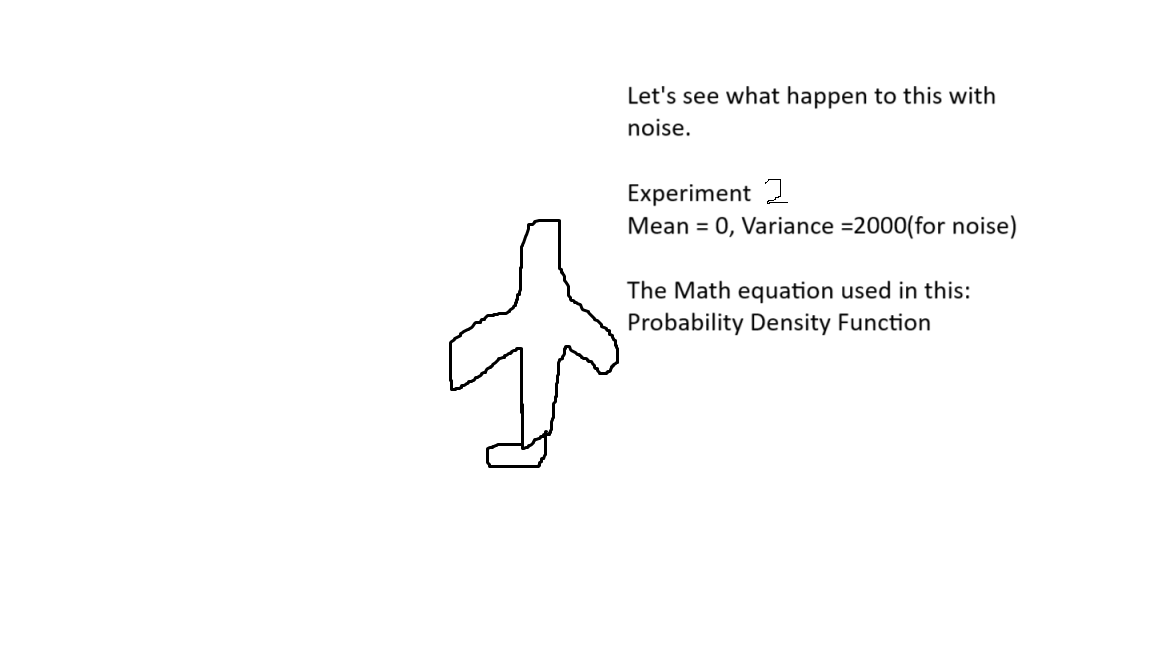
#> input picture Noise_Generator/input_image2.png, 1152 x 648 px
$ python noise_generator2.py
#> lines starting #> are read from the running program, lines starting #| are printed output that depends on the picture
from PIL import Image, ImageFilter
import numpy as np
import random
import os

os.chdir("C:\\Users\\soumy\\OneDrive\\Desktop\\Python")

def add_noise(image_path, output_path, noise_type="gaussian", mean=0, var=2000, blur_section=False):

#> called with image_path = 'input_image2.png', output_path = 'airplane_noise_blur.png', noise_type = 'gaussian', mean = 0, var = 2000, blur_section = True
    image = Image.open(image_path)
#> image is the input picture: PIL image 1152x648 RGBA; mean R, G, B, A 251.5, 251.5, 251.5, 255
    image = np.array(image)

    if noise_type == "gaussian":
        #because we used probability density function
        row, col, ch = image.shape
#> row = 648; col = 1152; ch = 4
        sigma = var**0.5
        gauss = np.random.normal(mean, sigma, (row, col, ch))
        noisy_image = image + gauss
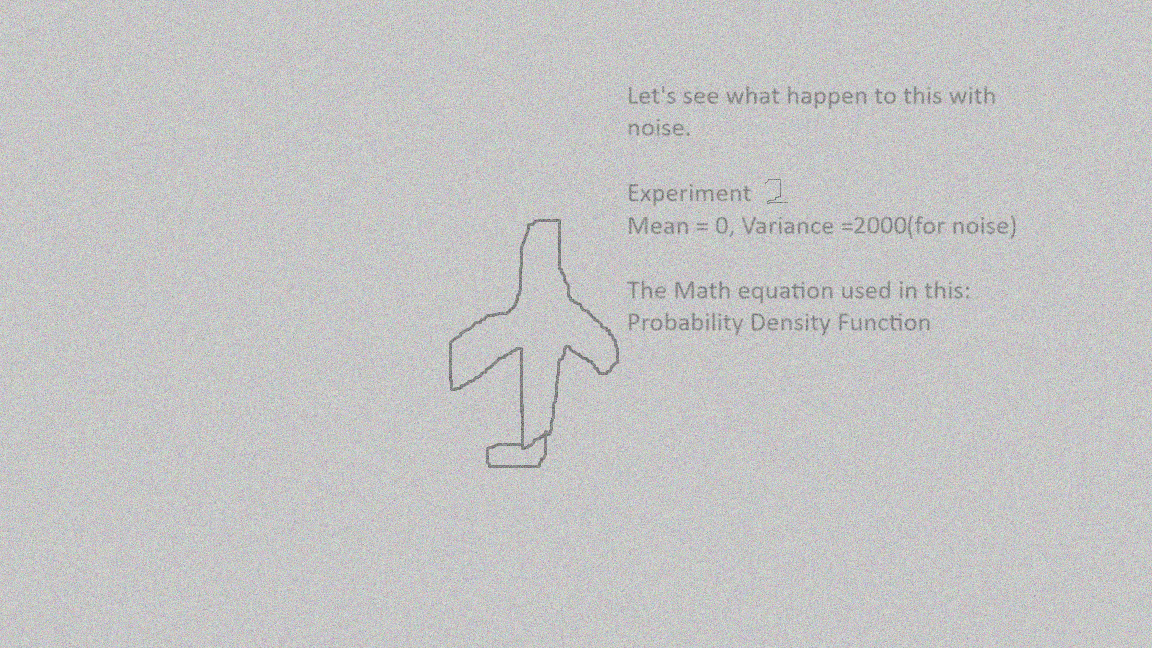
#> noisy_image: shape (648, 1152, 4) float64; mean R, G, B, A 251.6, 251.5, 251.5, 255.1; transparent parts drawn white
    elif noise_type == "salt_pepper":
        #salt n pepper noise
        row, col, ch = image.shape
        s_vs_p = 150 #make it really big for more dense noise
        amount = 50
        noisy_image = np.copy(image)

        # white noise
        num_salt = np.ceil(amount * image.size * s_vs_p)
        coords = [np.random.randint(0, i - 1, int(num_salt)) for i in image.shape]
        noisy_image[coords[0], coords[1], :] = 255

        #black nosie
        num_pepper = np.ceil(amount * image.size * (1. - s_vs_p))
        coords = [np.random.randint(0, i - 1, int(num_pepper)) for i in image.shape]
        noisy_image[coords[0], coords[1], :] = 0
    else:
        raise ValueError("noise type is not there.")

    #need this conversion because WHEN WE CREATE THE NOISE, THE VALUES GOES OUTSIDE THIS RANGE (0,255)
    noisy_image = np.clip(noisy_image, 0, 255).astype(np.uint8)
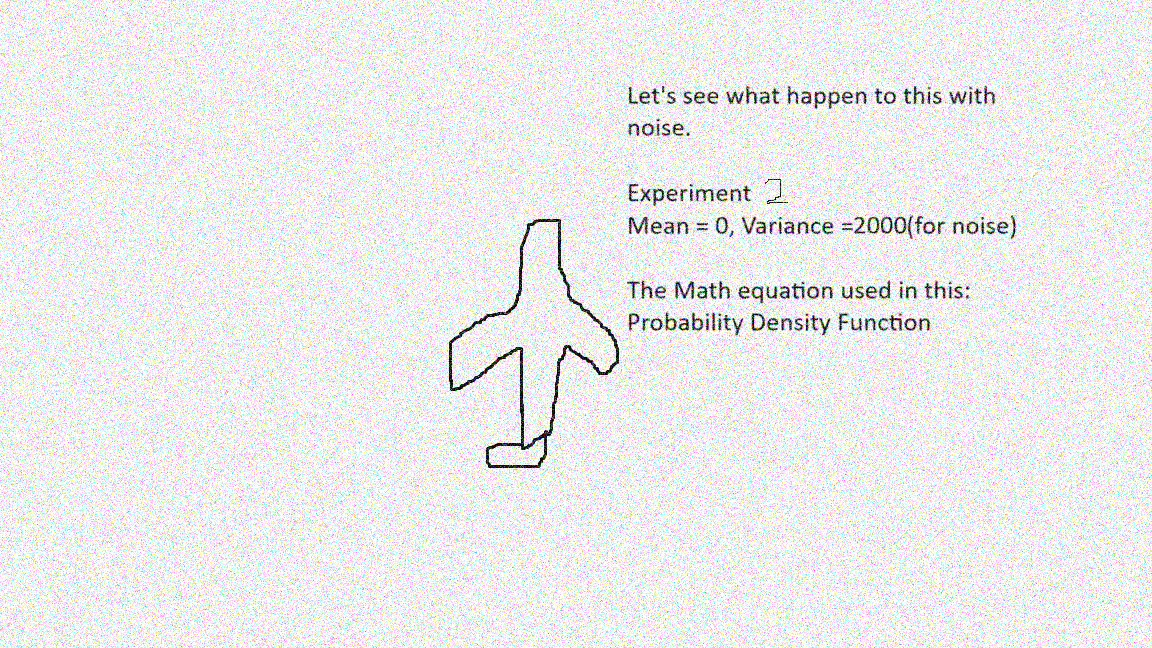
#> noisy_image: shape (648, 1152, 4); mean R, G, B, A 234, 233.9, 234, 236.9; transparent parts drawn white

    #ADDED THIS NEW SECTION. GIVING BLUR A TRY.
    noisy_image_pil = Image.fromarray(noisy_image)

    if blur_section:
        #USING THE RANDOM LIBRARY TO GET THE RANDOM COORDINATES TO BLUR. (PARTICULARILY A SECTION)
        width, height = noisy_image_pil.size
#> width = 1152; height = 648
        x1 = random.randint(0, width // 2)
#> x1 = 394
        y1 = random.randint(0, height // 2)
#> y1 = 215
        x2 = random.randint(x1 + width // 4, width)
#> x2 = 702
        y2 = random.randint(y1 + height // 4, height)
#> y2 = 509

        #Cropping the section, applying the blur and pasting it back to the coordinate.
        section = noisy_image_pil.crop((x1, y1, x2, y2))
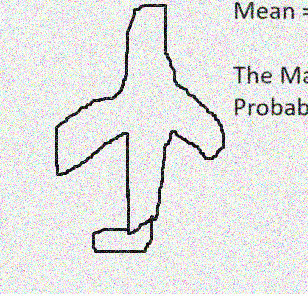
#> section: PIL image 308x294 RGBA; mean R, G, B, A 227.4, 227.3, 227.3, 236.8; transparent parts drawn white
        blurred_section = section.filter(ImageFilter.BLUR)
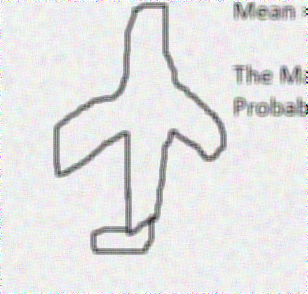
#> blurred_section: PIL image 308x294 RGBA; mean R, G, B, A 227.5, 227.3, 227.3, 236.9; transparent parts drawn white
        noisy_image_pil.paste(blurred_section, (x1, y1, x2, y2))

    noisy_image_pil.save(output_path)

    print(f"Noise added and blurred section saved to {output_path}")


input_image = "input_image2.png"
output_image = "airplane_noise_blur.png"
add_noise(input_image, output_image, noise_type="gaussian", mean=0, var=2000, blur_section=True)

$ run again, with Noise_Generator/input_image3.png copied over Noise_Generator/input_image2.png
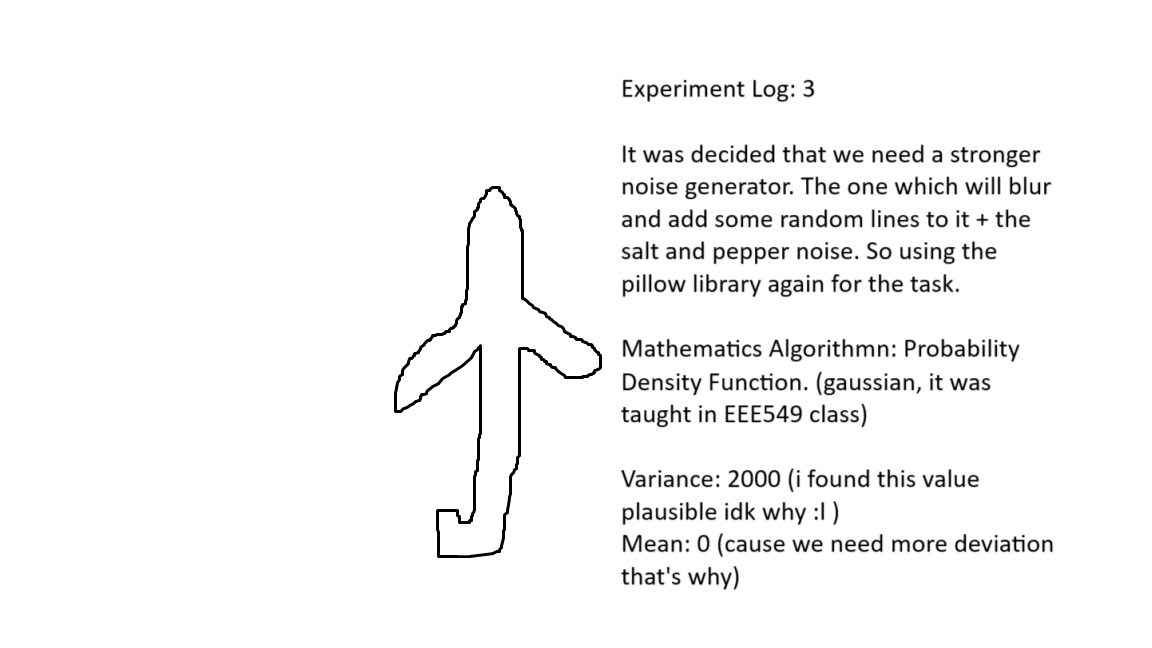
#> input picture Noise_Generator/input_image3.png, 1152 x 648 px
#> in add_noise, image is the input picture: PIL image 1152x648 RGBA; mean R, G, B, A 247.1, 247.1, 247.1, 255
#> in add_noise, `section = noisy_image_pil.crop((x1, y1, x2, y2))`:
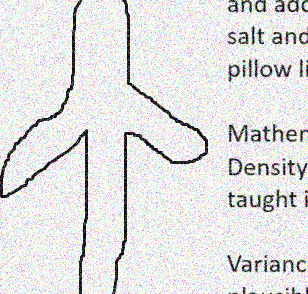
#> section: PIL image 308x294 RGBA; mean R, G, B, A 223.1, 222.9, 222.9, 236.8; transparent parts drawn white
#> in add_noise, `blurred_section = section.filter(ImageFilter.BLUR)`:
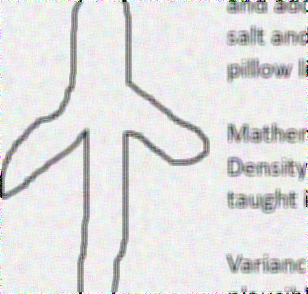
#> blurred_section: PIL image 308x294 RGBA; mean R, G, B, A 223, 222.9, 222.9, 236.9; transparent parts drawn white
